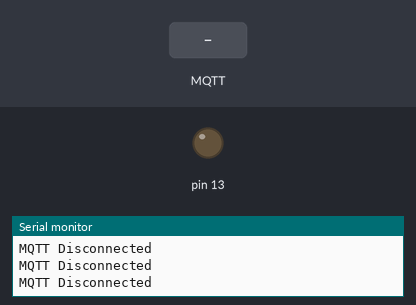
Recording of a program running on a simulated Arduino Uno, built with avr-gcc and run on an emulated ATmega328P. Shown: output pins drawn as LEDs (lit = HIGH), the last lines printed to the serial monitor. The test bench sets the inputs (shaded band). No MQTT or app messages arrive unless stated; pins used as bus, display or sensor lines are not drawn.

Above: at 8.6 s.
8.7 s: MQTT message "1" arrives on the first subscribed topic
At 11.3 s:
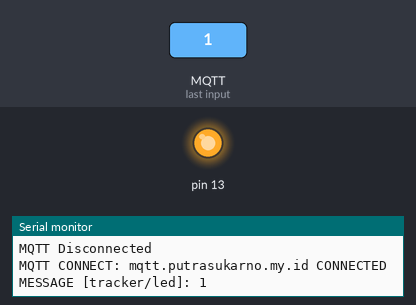
11.6 s: MQTT message "0" arrives on the first subscribed topic
At 12.8 s:
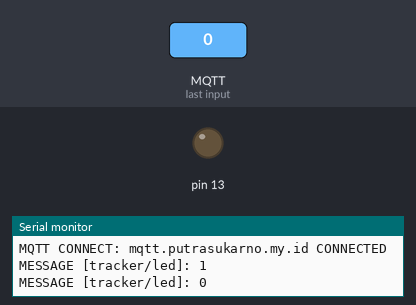
Timing chart, 0 to 14.6 s (numbered marks = the images above; inputs shaded):
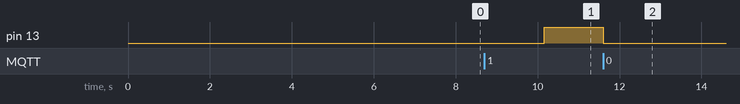

The program:

main.cpp
```cpp
#include "Arduino.h"
#include "SoftwareSerial.h"

#define SerialMon Serial
SoftwareSerial SerialAT(2, 3); // RX, TX
// See all AT commands, if wanted
// #define DUMP_AT_COMMANDS

// Define the serial console for debug prints, if needed
// #define TINY_GSM_DEBUG SerialMon

// Define how you're planning to connect to the internet
#define TINY_GSM_USE_GPRS true
#define TINY_GSM_USE_WIFI false

#define TINY_GSM_MODEM_SIM808
#include "TinyGsmClient.h"
#include "PubSubClient.h"

const char GPRS_APN[] = "internet";
// MQTT details
const char* MQTT_BROKER = "mqtt.putrasukarno.my.id";
const char* MQTT_USER = "mosquitto";
const char* MQTT_PASSWORD = "mqttuser";
const char* MQTT_TOPIC_LED = "tracker/led";
const char* MQTT_TOPIC_INIT = "tracker/init";
const char* MQTT_TOPIC_STATUS = "tracker/status";
const char* MQTT_TOPIC_GPS = "tracker/gps";

unsigned long lastReconnect;
const int MODEM_RST = 4;

#ifdef DUMP_AT_COMMANDS
#include <StreamDebugger.h>
StreamDebugger debugger(SerialAT, SerialMon);
TinyGsm modem(debugger);
#else
TinyGsm modem(SerialAT);
#endif
TinyGsmClient client(modem);
PubSubClient mqtt(client);

void mqttCallback(char* topic, byte* payload, unsigned int len);
bool mqttConnect(void);
void sendGPSLocation(void);

unsigned long previusUpload;
float latitude, longitude, speed;

void setup() {
    SerialMon.begin(115200);

    SerialMon.print(F("POWERING MODEM ON.. "));
    // Turn on modem
    pinMode(MODEM_RST, OUTPUT);
    digitalWrite(MODEM_RST, LOW);
    delay(200);
    digitalWrite(MODEM_RST, HIGH);
    delay(200);
    SerialMon.println(F("OK"));

    SerialAT.begin(4800);
    delay(6000);
    modem.restart();

    delay(1000);
    SerialMon.print(F("MODEM INFO "));
    SerialMon.println(modem.getModemInfo());

    modem.gprsConnect(GPRS_APN);
    SerialMon.print(F("CONNECTING TO INTERNET.. "));
    if (modem.waitForNetwork(10000) == false) {
        SerialMon.println("FAIL");
        while(true);
    }
    if (modem.isGprsConnected() == true) {
        SerialMon.println(F("CONNECTED"));
    }

    // MQTT Broker setup
    mqtt.setServer(MQTT_BROKER, 1883);
    mqtt.setCallback(mqttCallback);

    // Enable GPS
    SerialMon.println(F("GPS ENABLED"));
    modem.enableGPS();

    pinMode(13, OUTPUT);
    digitalWrite(13, LOW);
}

void loop(){
    if (mqtt.connected() == false) {
        SerialMon.println(F("MQTT Disconnected"));
        // Reconnect every 10 seconds
        unsigned long t = millis();
        if (t - lastReconnect > 10000L) {
            lastReconnect = t;
            if (mqttConnect() == true) {
                lastReconnect = 0;
            }
        }
        delay(100);
    }

    // Send GPS data every 10 seconds
    if (millis() - previusUpload > 10000L) {
        previusUpload = millis();
        sendGPSLocation();
    }

    mqtt.loop();
}

void mqttCallback(char* topic, byte* payload, unsigned int len) {
    SerialMon.print("MESSAGE [");
    SerialMon.print(topic);
    SerialMon.print("]: ");
    SerialMon.write(payload, len);
    SerialMon.println();

    payload[len] = '\0';
    char* msg = (char*)payload;
    // Only proceed if incoming message's topic matches
    if (strcmp(topic, MQTT_TOPIC_LED) == 0) {
        if (strcmp(msg, "1") == 0) {
            digitalWrite(13, HIGH);
        } else {
            digitalWrite(13, LOW);
        }
        mqtt.publish(MQTT_TOPIC_STATUS, digitalRead(13) ? "1" : "0");
    }
}

bool mqttConnect(void) {
    SerialMon.print("MQTT CONNECT: ");
    SerialMon.print(MQTT_BROKER);

    boolean status = mqtt.connect("ARDUINO", "mosquitto", "mqttuser");

    if (status == false) {
        SerialMon.println(" FAIL");
        return false;
    }
    SerialMon.println(" CONNECTED");
    mqtt.publish(MQTT_TOPIC_INIT, "START");
    mqtt.subscribe(MQTT_TOPIC_LED);
    return mqtt.connected();
}

void sendGPSLocation(void) {
    bool gps = modem.getGPS(&latitude, &longitude, &speed);
    if (gps == false) {
        Serial.println(F("GPS NOT READY"));
        return;
    }

    SerialMon.print(F("LAT:"));
    SerialMon.print(latitude, 6);
    SerialMon.print(F(", LON:"));
    SerialMon.print(longitude, 6);
    SerialMon.print(F(", SPD:"));
    SerialMon.print(speed);

    if (speed <= 3) {
        SerialMon.println(F(" NO MOVEMENT"));
        return;
    }
    SerialMon.println();

    char location[60];
    dtostrf(latitude, 3, 6, &location[0]);
    strcat(&location[strlen(location)], ",");
    dtostrf(longitude, 3, 6, &location[strlen(location)]);
    strcat(&location[strlen(location)], ",");
    itoa(speed, &location[strlen(location)], 10);

    mqtt.publish(MQTT_TOPIC_GPS, location);
}
```

Measured:
- after the input at 8.7 s, pin 13: LOW → HIGH after 1.5 s
- after the input at 11.6 s, pin 13: HIGH → LOW at once
